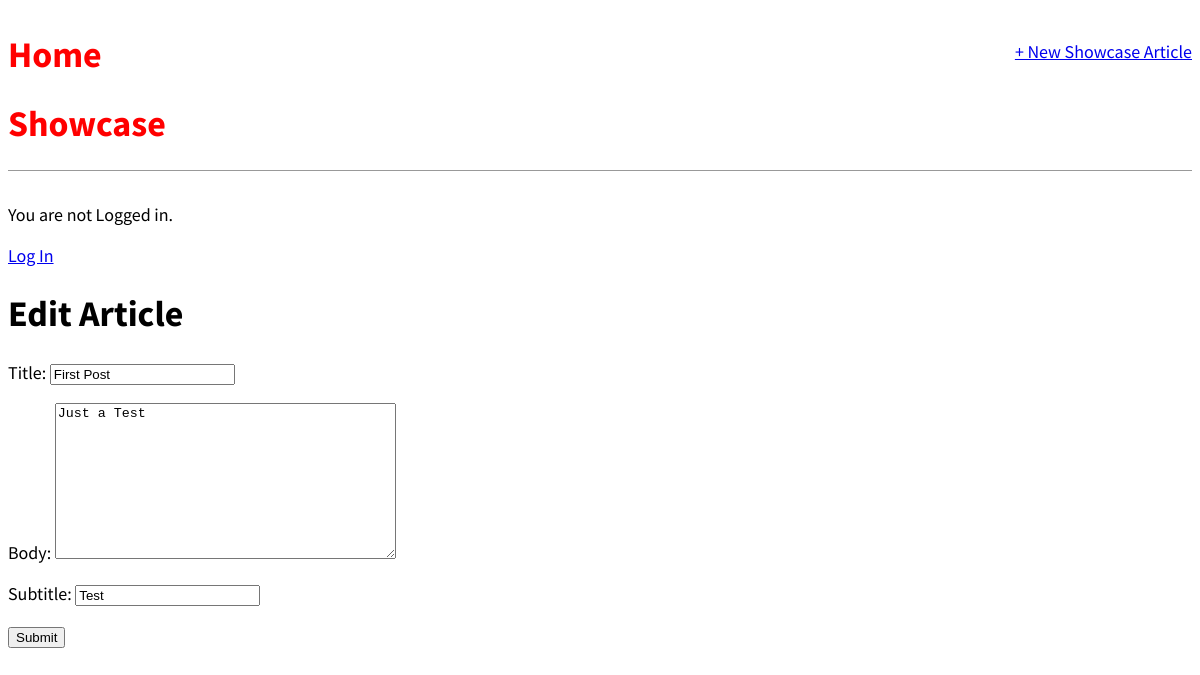
The app's page /article/7/edit/ with its own data.
### showcase/models.py (models this page shows, shortened)
class Article(models.Model):
	title = models.CharField(max_length=200)
	subtitle = models.CharField(max_length=200)
	date = models.DateField(auto_now_add=True)
	body = models.TextField()
	author = models.ForeignKey(
		'auth.User',
		on_delete=models.CASCADE,
		)
	body = models.TextField()

### showcase/views.py (the view)
# urls.py: path('article/<int:pk>/edit/', ArticleUpdateView.as_view(), name='article_edit'),
class ArticleUpdateView(UpdateView):
	model = Article
	template_name = 'article_edit.html'
	fields = ['title','body','subtitle']

### templates/article_edit.html
{% extends 'base.html' %}
{% block content %}
	<h1>Edit Article</h1>
	<form action="" method="post">{% csrf_token %}
		{{ form.as_p }}
		<input type="submit" name="Update">
	</form>
{% endblock content %}

### static/css/base.css (style rules this page uses)
body { font-family: 'Source Sans Pro', sans-serif; font-size: 18px; }

### records on screen
Article: title "First Post", body "Just a Test", subtitle "Test"
